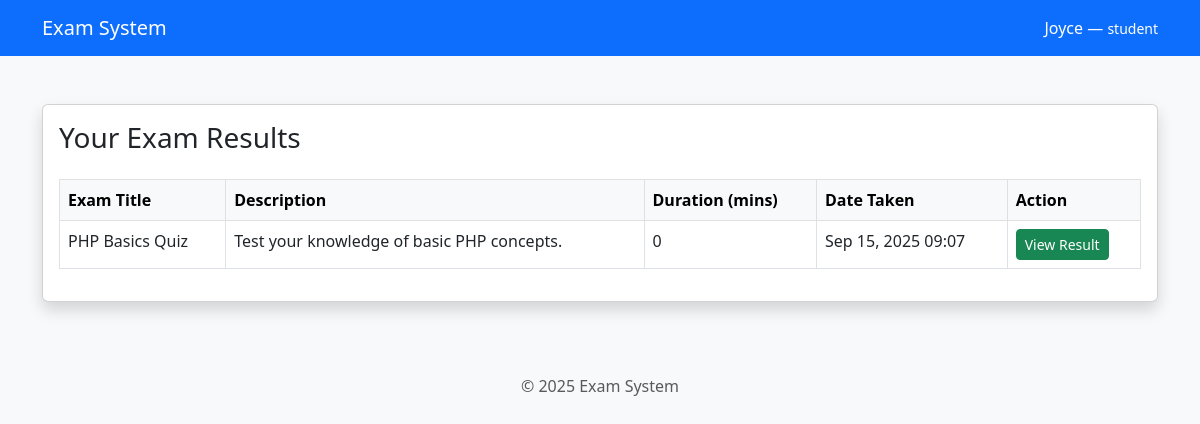
Screenshot of /results.php (signed in) with the database file from the repository.
### tables this page shows
CREATE TABLE IF NOT EXISTS `users` (
  `id` int NOT NULL AUTO_INCREMENT,
  `name` varchar(100) NOT NULL,
  `email` varchar(150) NOT NULL,
  `password` varchar(255) NOT NULL,
  `role` enum('student','admin') DEFAULT 'student',
  `created_at` timestamp NULL DEFAULT CURRENT_TIMESTAMP,
  PRIMARY KEY (`id`),
  UNIQUE KEY `email` (`email`)
);

CREATE TABLE IF NOT EXISTS `exams` (
  `id` int NOT NULL AUTO_INCREMENT,
  `title` varchar(255) NOT NULL,
  `description` text,
  `duration` int NOT NULL,
  `created_at` timestamp NULL DEFAULT CURRENT_TIMESTAMP,
  PRIMARY KEY (`id`)
);

### classes/User.php (called while the page is built, shortened)
<?php
class User
{
    private string $name;
    private string $role;
    public function __construct(array $data = [])
    {
        $this->name       = $data['name'] ?? '';
        $this->role       = $data['role'] ?? 'student';
    }
    public static function findById(int $id): ?self
    {
        $db = Database::getInstance()->getConnection();
        $stmt = $db->prepare("SELECT * FROM users WHERE id = :id LIMIT 1");
        $stmt->execute([':id' => $id]);
        $row = $stmt->fetch(PDO::FETCH_ASSOC);
        return $row ? new self($row) : null;
    }
    public function getName(): string
    {
        return $this->name;
    }
    public function getRole(): string
    {
        return $this->role;
    }
}

### classes/Auth.php (called while the page is built, shortened)
<?php
require_once __DIR__ . '/User.php';
class Auth
{
    private static ?Auth $instance = null;
    private ?User $currentUser = null;
    private function __construct()
    {
        if (isset($_SESSION['user_id'])) {
            $this->currentUser = User::findById($_SESSION['user_id']);
        }
    }
    public static function getInstance(): Auth
    {
        if (self::$instance === null) {
            self::$instance = new Auth();
        }
        return self::$instance;
    }
    public function user(): ?User
    {
        return $this->currentUser;
    }
}

### public/results.php (the view, shortened to what this page needs)
<?php
require_once __DIR__ . '/../classes/Auth.php';
$auth = Auth::getInstance();
$user_id = $auth->user()->getId();
$db = Database::getInstance()->getConnection();
$stmt = $db->prepare("
    SELECT DISTINCT e.id AS exam_id, e.title, e.description, e.duration, e.created_at
    FROM exams e
    INNER JOIN student_answers sa ON e.id = sa.exam_id
    WHERE sa.user_id = ?
    ORDER BY e.created_at DESC
");
$stmt->execute([$user_id]);
$exams = $stmt->fetchAll(PDO::FETCH_ASSOC);
?>
<!DOCTYPE html>
<html lang="en">
<head>
    <link href="https://cdn.jsdelivr.net/npm/bootstrap@5.3.0/dist/css/bootstrap.min.css" rel="stylesheet">
</head>
<body class="bg-light">
    <nav class="navbar navbar-expand-lg navbar-dark bg-primary">
        <div class="container">
            <a class="navbar-brand" href="dashboard.php">Exam System</a>
            <div class="ms-auto text-white">
                <?= htmlspecialchars($auth->user()->getName()) ?> —
                <small><?= htmlspecialchars($auth->user()->getRole()) ?></small>
            </div>
        </div>
    </nav>
    <main class="container my-5">
        <div class="card shadow">
            <div class="card-body">
                <h3 class="card-title mb-4">Your Exam Results</h3>
                <?php if (empty($exams)): ?>
                <div class="alert alert-info">You have not taken any exams yet.</div>
                <?php else: ?>
                <table class="table table-bordered table-hover">
                    <thead class="table-light">
                        <tr>
                            <th>Exam Title</th>
                            <th>Description</th>
                            <th>Duration (mins)</th>
                            <th>Date Taken</th>
                            <th>Action</th>
                        </tr>
                    </thead>
                    <tbody>
                        <?php foreach ($exams as $exam): ?>
                        <tr>
                            <td><?= htmlspecialchars($exam['title']) ?></td>
                            <td><?= htmlspecialchars($exam['description']) ?></td>
                            <td><?= (int)$exam['duration'] ?></td>
                            <td><?= htmlspecialchars(date("M d, Y H:i", strtotime($exam['created_at']))) ?></td>
                            <td>
                                <a href="view_result.php?exam_id=<?= $exam['exam_id'] ?>"
                                    class="btn btn-sm btn-success">
                                    View Result
                                </a>
                            </td>
                        </tr>
                        <?php endforeach; ?>
                    </tbody>
                </table>
                <?php endif; ?>
            </div>
        </div>
    </main>
    <footer class="text-center py-4 text-muted">
        &copy; <?= date('Y') ?> Exam System
    </footer>
</body>
</html>

### rows the page displays
users: name "Joyce", role "student"
exams: title "PHP Basics Quiz", description "Test your knowledge of basic PHP concepts.", duration "0", created_at "Sep 15, 2025 09:07"
